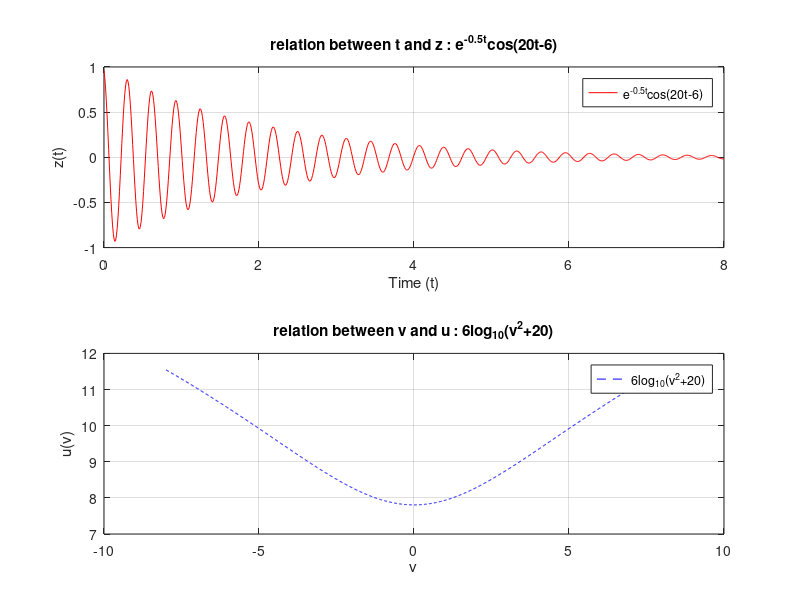

Reproduce this figure in MATLAB.
%%preb worksheet%%
clc;clear;close all

%%relations and variabels%%
t = 0:0.01:8 ; % points between 0 and 8 for t
v = -8:0.01:8 ; % points between -8 and 8 for v
z = exp(-0.5 .* t) .* cos(20*t-6);
u = 6 * log10(v.^2 + 20);

%%plotting%%
%plot 1%
subplot(211)
plot(t , z , '-r') % Plot z(t) in red solid line
% Add labels, legend, and title
xlabel('Time (t)');
ylabel('z(t)');
legend('e^{-0.5t}cos(20t-6)')
title('relation between t and z : e^{-0.5t}cos(20t-6)')
grid on

%plot 2%
subplot(212)
plot(v , u , '--b') % Plot u(v) in blue dashed line
% Add labels, legend, and title
xlabel('v');
ylabel('u(v)');
legend('6log_{10}(v^2+20)')
title('relation between v and u : 6log_{10}(v^2+20)')
grid on